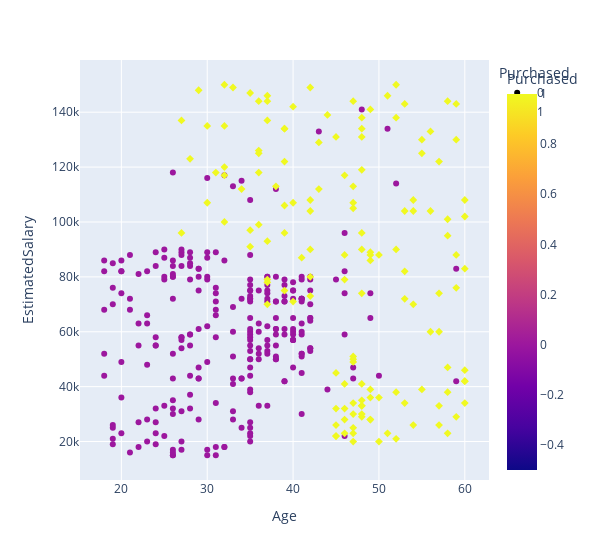

The notebook cell saved with this chart:
### Code cell
px.scatter(df,x="Age",y="EstimatedSalary",color="Purchased",width=600,symbol="Purchased")

### Figure 1 — Plotly figure (JSON) as saved in the notebook; plotly's stock layout.template omitted (floating-point values rounded to 4 significant figures; data arrays with more than 128 entries replaced by an {"elided": "..."} marker saying what was removed)
{"data": [{"hovertemplate": "Purchased=%{marker.color}<br>Age=%{x}<br>EstimatedSalary=%{y}<extra></extra>", "legendgroup": "0", "marker": {"color": {"elided": "257 int values"}, "coloraxis": "coloraxis", "symbol": "circle"}, "mode": "markers", "name": "0", "orientation": "v", "showlegend": true, "type": "scatter", "x": {"elided": "257 int values"}, "xaxis": "x", "y": {"elided": "257 int values"}, "yaxis": "y"}, {"hovertemplate": "Purchased=%{marker.color}<br>Age=%{x}<br>EstimatedSalary=%{y}<extra></extra>", "legendgroup": "1", "marker": {"color": {"elided": "143 int values"}, "coloraxis": "coloraxis", "symbol": "diamond"}, "mode": "markers", "name": "1", "orientation": "v", "showlegend": true, "type": "scatter", "x": {"elided": "143 int values"}, "xaxis": "x", "y": {"elided": "143 int values"}, "yaxis": "y"}], "layout": {"coloraxis": {"colorbar": {"title": {"text": "Purchased"}}, "colorscale": [[0, "#0d0887"], [0.1111, "#46039f"], [0.2222, "#7201a8"], [0.3333, "#9c179e"], [0.4444, "#bd3786"], [0.5556, "#d8576b"], [0.6667, "#ed7953"], [0.7778, "#fb9f3a"], [0.8889, "#fdca26"], [1, "#f0f921"]]}, "legend": {"title": {"text": "Purchased"}, "tracegroupgap": 0}, "margin": {"t": 60}, "width": 600, "xaxis": {"anchor": "y", "domain": [0, 1], "title": {"text": "Age"}}, "yaxis": {"anchor": "x", "domain": [0, 1], "title": {"text": "EstimatedSalary"}}}}
